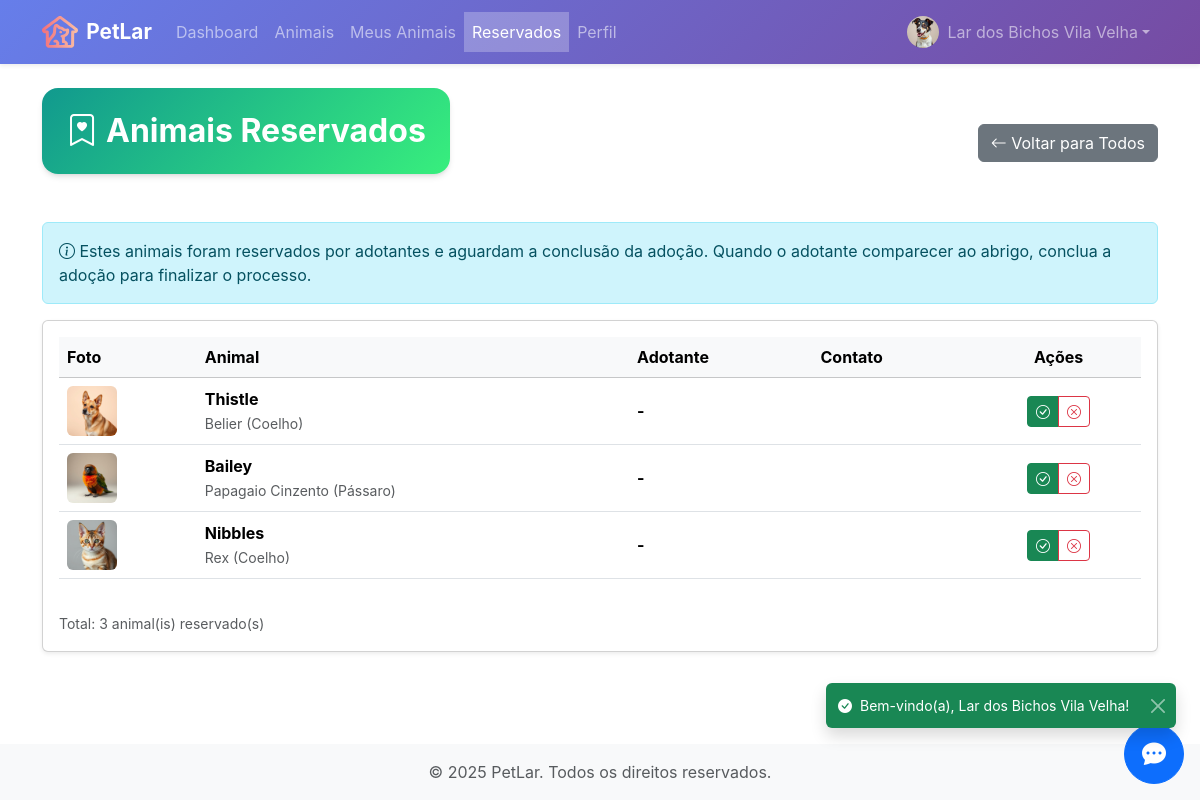
/abrigo/animais/reservados (signed in), run on the app's committed database.
### tables this page shows
CREATE TABLE animal (
    id INTEGER PRIMARY KEY AUTOINCREMENT,
    id_raca INTEGER NOT NULL,
    id_abrigo INTEGER NOT NULL,
    nome TEXT NOT NULL,
    sexo TEXT NOT NULL,
    data_nascimento TEXT,
    data_entrada TEXT NOT NULL,
    observacoes TEXT,
    status TEXT DEFAULT 'Disponível',
    foto TEXT,
    id_adotante_reserva INTEGER,
    data_reserva TIMESTAMP,
    data_cadastro TIMESTAMP DEFAULT CURRENT_TIMESTAMP,
    data_atualizacao TIMESTAMP DEFAULT CURRENT_TIMESTAMP,
    FOREIGN KEY (id_raca) REFERENCES raca(id),
    FOREIGN KEY (id_abrigo) REFERENCES abrigo(id_abrigo),
    FOREIGN KEY (id_adotante_reserva) REFERENCES usuario(id)
);

CREATE TABLE raca (
    id INTEGER PRIMARY KEY AUTOINCREMENT,
    id_especie INTEGER NOT NULL,
    nome TEXT NOT NULL,
    descricao TEXT,
    temperamento TEXT,
    expectativa_de_vida TEXT,
    porte TEXT,
    data_cadastro TIMESTAMP DEFAULT CURRENT_TIMESTAMP,
    data_atualizacao TIMESTAMP DEFAULT CURRENT_TIMESTAMP,
    FOREIGN KEY (id_especie) REFERENCES especie(id),
    UNIQUE(id_especie, nome)
);

CREATE TABLE especie (
        id INTEGER PRIMARY KEY AUTOINCREMENT,
        nome TEXT NOT NULL UNIQUE,
        descricao TEXT,
        data_cadastro TIMESTAMP DEFAULT CURRENT_TIMESTAMP,
        data_atualizacao TIMESTAMP DEFAULT CURRENT_TIMESTAMP
    );

### routes/abrigo_animais_routes.py (the view)
@router.get("/reservados")
@requer_autenticacao([Perfil.ABRIGO.value])
async def listar_reservados(request: Request, usuario_logado: Optional[dict] = None):
    id_abrigo = _obter_id_abrigo(usuario_logado)
    if not id_abrigo:
        informar_erro(request, "Abrigo não encontrado para este usuário.")
        return RedirectResponse("/", status_code=status.HTTP_303_SEE_OTHER)
    reservados = animal_repo.obter_reservados_por_abrigo(id_abrigo)
    return templates.TemplateResponse(
        "abrigo/animais/reservados.html",
        {
            "request": request,
            "reservados": reservados,
            "total": len(reservados),
            "usuario_logado": usuario_logado
        }
    )

### templates/abrigo/animais/reservados.html (shortened to what this page needs)
{% extends "base_privada.html" %}
{% block content %}
<div class="row">
    <div class="col-12">
        <div class="d-flex justify-content-between align-items-center mb-4">
        <div class="card card-modern border-0 overflow-hidden mb-4">
            <div class="bg-gradient-forest text-white p-4">
                <h2 class="fw-bold mb-0">
                    <i class="bi bi-bookmark-heart me-2"></i>Animais Reservados
                </h2>
            </div>
        </div>
            <a href="/abrigo/animais/listar" class="btn btn-secondary">
                <i class="bi bi-arrow-left"></i> Voltar para Todos
            </a>
        </div>
        <div class="alert alert-info">
            <i class="bi bi-info-circle"></i>
            Estes animais foram reservados por adotantes e aguardam a conclusão da adoção.
            Quando o adotante comparecer ao abrigo, conclua a adoção para finalizar o processo.
        </div>
        <div class="card shadow-sm">
            <div class="card-body">
                {% if reservados %}
                <div class="table-responsive">
                    <table class="table table-hover align-middle">
                        <thead class="table-light">
                            <tr>
                                <th scope="col">Foto</th>
                                <th scope="col">Animal</th>
                                <th scope="col">Adotante</th>
                                <th scope="col">Contato</th>
                                <th scope="col" class="text-center">Ações</th>
                            </tr>
                        </thead>
                        <tbody>
                            {% for item in reservados %}
                            <tr>
                                <td>
                                    {% if item.animal.foto %}
                                    <img src="{{ item.animal.foto }}" alt="{{ item.animal.nome }}"
                                        class="rounded" style="width: 50px; height: 50px; object-fit: cover;">
                                    {% else %}
                                    <div class="bg-secondary rounded d-flex align-items-center justify-content-center"
                                        style="width: 50px; height: 50px;">
                                        <i class="bi bi-image text-white"></i>
                                    </div>
                                    {% endif %}
                                </td>
                                <td>
                                    <strong>{{ item.animal.nome }}</strong>
                                    <br>
                                    <small class="text-muted">
                                        {{ item.animal.raca.nome if item.animal.raca else '' }}
                                        {% if item.animal.raca and item.animal.raca.especie %}
                                        ({{ item.animal.raca.especie.nome }})
                                        {% endif %}
                                    </small>
                                </td>
                                <td>
                                    <strong>{{ item.adotante_nome or '-' }}</strong>
                                </td>
                                <td>
                                </td>
                                <td class="text-center">
                                    <div class="btn-group btn-group-sm" role="group">
                                        <a href="/abrigo/animais/{{ item.animal.id }}/concluir-adoção"
                                            class="btn btn-success"
                                            title="Concluir Adoção">
                                            <i class="bi bi-check-circle"></i>
                                        </a>
                                        <button type="button" class="btn btn-outline-danger"
                                            title="Cancelar Reserva"
                                            onclick="cancelarReserva({{ item.animal.id }}, '{{ item.animal.nome|replace("'", "\\'") }}')">
                                            <i class="bi bi-x-circle"></i>
                                        </button>
                                    </div>
                                </td>
                            </tr>
                            {% endfor %}
                        </tbody>
                    </table>
                </div>
                <div class="mt-3">
                    <small class="text-muted">
                        Total: {{ total }} animal(is) reservado(s)
                    </small>
                </div>
                {% else %}
                <div class="alert alert-secondary text-center mb-0">
                    <i class="bi bi-check-circle"></i> Nenhum animal reservado no momento.
                </div>
                {% endif %}
            </div>
        </div>
    </div>
</div>
{% endblock %}

### static/css/custom.css (style rules this page uses)
:root { --petlar-primary: #6366f1; --petlar-primary-dark: #4f46e5; --petlar-secondary: #ec4899; --petlar-accent: #f97316; --petlar-success: #10b981; --petlar-warning: #f59e0b; --petlar-danger: #ef4444; --petlar-info: #06b6d4; --gradient-primary: linear-gradient(135deg, #667eea 0%, #764ba2 100%); --gradient-warm: linear-gradient(135deg, #f093fb 0%, #f5576c 100%); --gradient-sunset: linear-gradient(135deg, #fa709a 0%, #fee140 100%); --gradient-ocean: linear-gradient(135deg, #4facfe 0%, #00f2fe 100%); --gradient-forest: linear-gradient(135deg, #11998e 0%, #38ef7d 100%); --gradient-hero: linear-gradient(135deg, #667eea 0%, #764ba2 50%, #f093fb 100%); --shadow-sm: 0 1px 2px 0 rgb(0 0 0 / 0.05); --shadow-md: 0 4px 6px -1px rgb(0 0 0 / 0.1), 0 2px 4px -2px rgb(0 0 0 / 0.1); --shadow-lg: 0 10px 15px -3px rgb(0 0 0 / 0.1), 0 4px 6px -4px rgb(0 0 0 / 0.1); --shadow-xl: 0 20px 25px -5px rgb(0 0 0 / 0.1), 0 8px 10px -6px rgb(0 0 0 / 0.1); --shadow-2xl: 0 25px 50px -12px rgb(0 0 0 / 0.25); --shadow-colored: 0 10px 40px -10px rgba(102, 126, 234, 0.5); --radius-sm: 0.375rem; --radius-md: 0.5rem; --radius-lg: 0.75rem; --radius-xl: 1rem; --radius-2xl: 1.5rem; --radius-full: 9999px; --transition-fast: 150ms cubic-bezier(0.4, 0, 0.2, 1); --transition-normal: 300ms cubic-bezier(0.4, 0, 0.2, 1); --transition-slow: 500ms cubic-bezier(0.4, 0, 0.2, 1); --primary-color: #0d6efd; --secondary-color: #6c757d; --success-color: #198754; --danger-color: #dc3545; --warning-color: #ffc107; --info-color: #0dcaf0; --light-color: #f8f9fa; --dark-color: #212529; }
body { font-family: 'Inter', -apple-system, BlinkMacSystemFont, 'Segoe UI', Roboto, sans-serif; -webkit-font-smoothing: antialiased; -moz-osx-font-smoothing: grayscale; }
html { scroll-behavior: smooth; }
.card-modern { border: none; border-radius: var(--radius-xl); box-shadow: var(--shadow-md); transition: all var(--transition-normal); overflow: hidden; }
.bg-gradient-forest { background: var(--gradient-forest); }

### data on the page
animal: animal.foto (picture), animal.nome "Thistle"
raca: animal.raca "Belier"
especie: animal.raca.especie.nome "Coelho" "Coelho"
animal: animal.foto (picture), animal.nome "Bailey"
raca: animal.raca "Papagaio Cinzento"
especie: animal.raca.especie.nome "Pássaro"
animal: animal.foto (picture), animal.nome "Nibbles"
raca: animal.raca "Rex"

### other printed values
{{ APP_NAME }} "PetLar"
{{ request.session.get('usuario_logado')['nome'] }} "Lar dos Bichos Vila Velha"
{{ item.adotante_nome or '-' }} "-" "-" "-"
{{ total }} "3"
